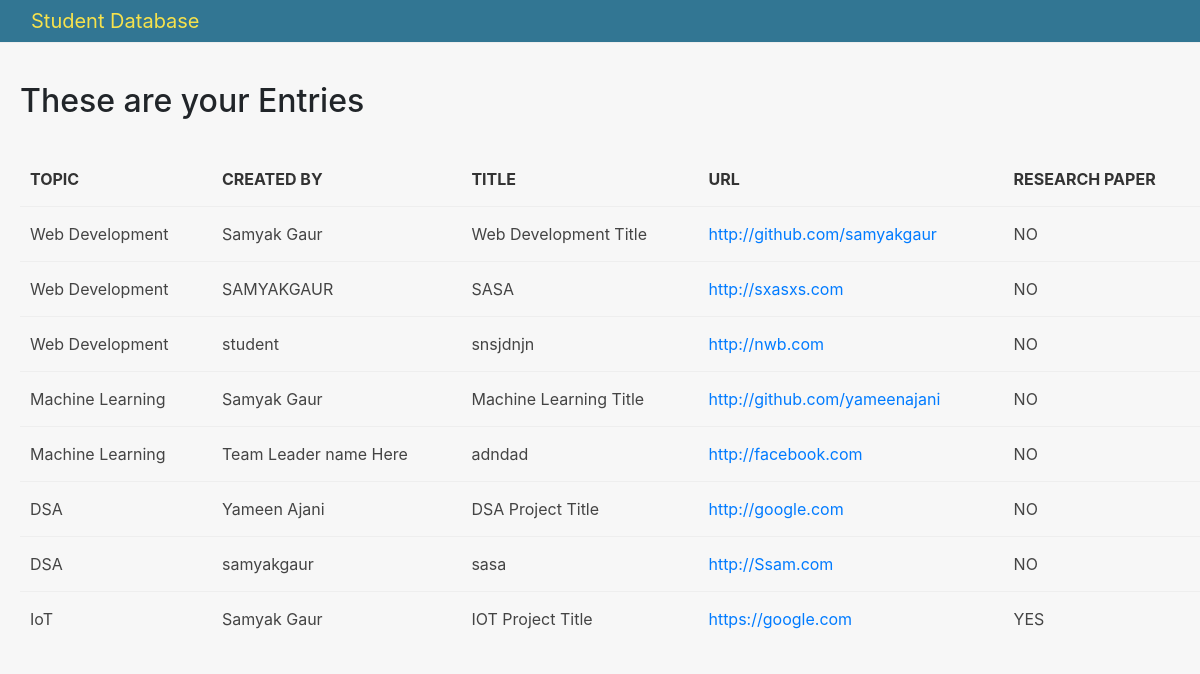
Page /first_app/index1 on the earlier database version.
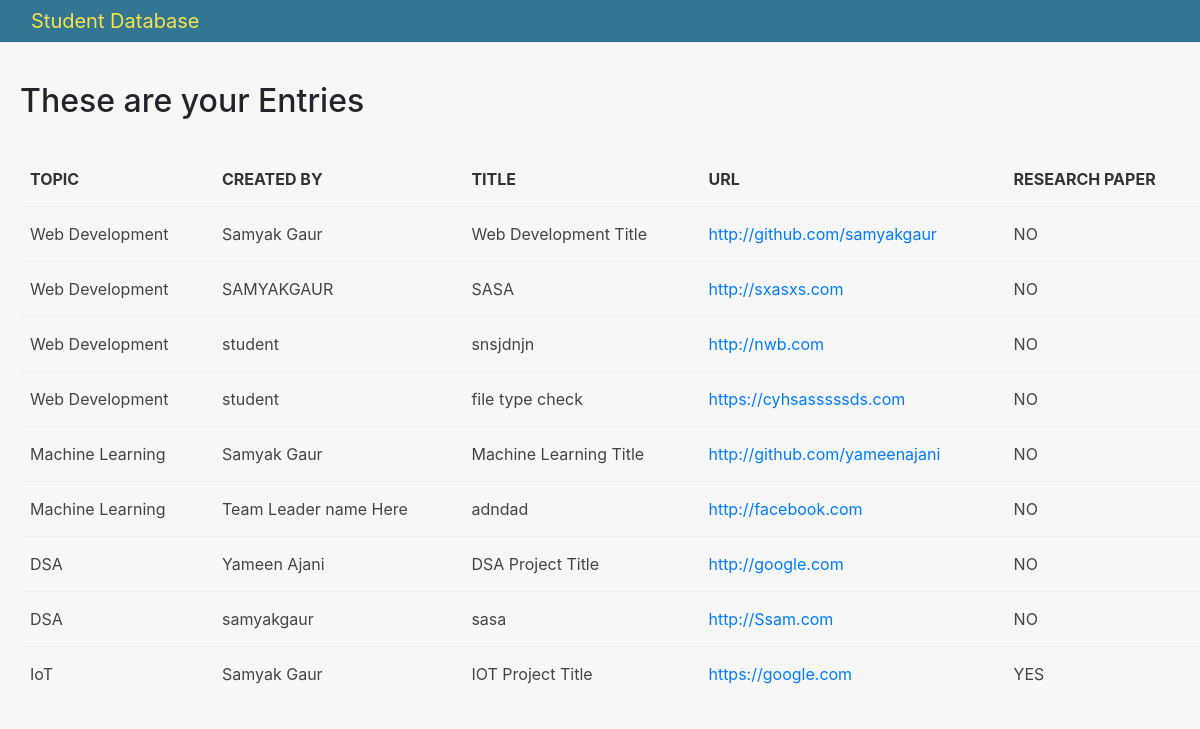
Same page on the later database version.
### first_app/models.py (models this page shows, shortened)
class Entrie(models.Model):
    topics = models.ForeignKey(Topic,on_delete=models.PROTECT)
    name = models.CharField(max_length=100,default="Team Leader name Here")
    title = models.CharField(max_length=264, unique=True)
    description = models.TextField(max_length=600, null=True, blank=True)
    url = models.URLField(unique=True)
    start_date = models.DateField()
    end_date = models.DateField()
    year = models.IntegerField(choices=YEARS, default=1)
    department = models.CharField(max_length=100,choices=DEPARTMENTS,default="Computer")
    research_paper = models.CharField(max_length=100,choices=PAPER,default="NO")
    file= models.FileField(upload_to=None,max_length=100,default="NULL")

class Topic(models.Model):
    topic = models.CharField(max_length=264 , unique=True)
    def __str__(self):
        return self.topic

### first_app/views.py (the view)
# urls.py: path('index1',views.index1),
def index1(request):
    entries_display = Entrie.objects.order_by('topics')
    index1dict = {'entries_display':entries_display}
    return render(request,'first_app/index.html',context=index1dict)

### templates/first_app/index.html (shortened to what this page needs)
<!DOCTYPE html>
{% load staticfiles %}
<html lang="en">
<head>
    <link rel="stylesheet" href="https://stackpath.bootstrapcdn.com/bootstrap/4.3.1/css/bootstrap.min.css">
    <link rel="stylesheet" href="{% static "css/main1.css" %}">
</head>
<body>
    <nav class="navbar navbar-expand-lg navbar-light bg-light" style="background-color: rgb(50, 118, 147)!important; height: 43px;">
                <a class="navbar-brand" href="http://127.0.0.1:8000/" style="color: rgb(247, 226, 76)">Student Database</a>
    </nav>
    <br>
    <div style="padding-left: 20px;">
        <h2>These are your Entries </h2><br >
        {% if entries_display %}
        <table>
            <th>Topic</th>
            <th>Created By</th>
            <th>Title</th>
            <th>URL</th>
            <th>Research Paper</th>
            {% for acc in entries_display %}
            <tr>
                <td>{{ acc.topics }}</td>
                <td>{{ acc.name }}</td>
                <td>{{ acc.title }}</td>
                <td><a href="{{ acc.url }}">{{ acc.url}}</td>
                <td>{{ acc.research_paper }}</td>
            </tr>
            {% endfor %}
        </table>
        {% else %}
        <p> no access record found</p>
        {% endif %}
    </div>
</body>
</html>

Differences in the rows shown:
added Entrie: topics "Web Development", name "student", title "file type check", url "https://cyhsasssssds.com", research_paper "NO"
